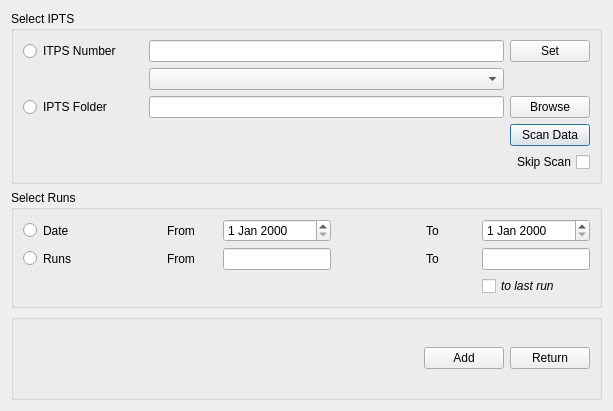
<?xml version="1.0" encoding="UTF-8"?>
<ui version="4.0">
 <class>Dialog</class>
 <widget class="QDialog" name="Dialog">
  <property name="windowModality">
   <enum>Qt::ApplicationModal</enum>
  </property>
  <property name="geometry">
   <rect>
    <x>0</x>
    <y>0</y>
    <width>613</width>
    <height>411</height>
   </rect>
  </property>
  <property name="windowTitle">
   <string>Dialog</string>
  </property>
  <property name="modal">
   <bool>true</bool>
  </property>
  <layout class="QGridLayout" name="gridLayout_3">
   <item row="0" column="0">
    <widget class="QGroupBox" name="groupBox">
     <property name="title">
      <string>Select IPTS</string>
     </property>
     <layout class="QVBoxLayout" name="verticalLayout">
      <item>
       <layout class="QGridLayout" name="gridLayout_4">
        <item row="3" column="3">
         <widget class="QPushButton" name="pushButton_iptsInfo">
          <property name="text">
           <string>Scan Data</string>
          </property>
         </widget>
        </item>
        <item row="0" column="1">
         <widget class="QLineEdit" name="lineEdit_iptsNumber"/>
        </item>
        <item row="0" column="0">
         <widget class="QRadioButton" name="radioButton_useNumber">
          <property name="sizePolicy">
           <sizepolicy hsizetype="Fixed" vsizetype="Fixed">
            <horstretch>0</horstretch>
            <verstretch>0</verstretch>
           </sizepolicy>
          </property>
          <property name="minimumSize">
           <size>
            <width>120</width>
            <height>0</height>
           </size>
          </property>
          <property name="maximumSize">
           <size>
            <width>120</width>
            <height>16777215</height>
           </size>
          </property>
          <property name="text">
           <string>ITPS Number</string>
          </property>
         </widget>
        </item>
        <item row="2" column="3">
         <widget class="QPushButton" name="pushButton_browse">
          <property name="text">
           <string>Browse</string>
          </property>
         </widget>
        </item>
        <item row="2" column="1">
         <widget class="QLineEdit" name="lineEdit_iptsDir"/>
        </item>
        <item row="0" column="3">
         <widget class="QPushButton" name="pushButton_verify">
          <property name="text">
           <string>Set</string>
          </property>
         </widget>
        </item>
        <item row="2" column="0">
         <widget class="QRadioButton" name="radioButton_useDir">
          <property name="sizePolicy">
           <sizepolicy hsizetype="Fixed" vsizetype="Fixed">
            <horstretch>0</horstretch>
            <verstretch>0</verstretch>
           </sizepolicy>
          </property>
          <property name="minimumSize">
           <size>
            <width>120</width>
            <height>0</height>
           </size>
          </property>
          <property name="maximumSize">
           <size>
            <width>120</width>
            <height>16777215</height>
           </size>
          </property>
          <property name="text">
           <string>IPTS Folder</string>
          </property>
         </widget>
        </item>
        <item row="4" column="3">
         <widget class="QCheckBox" name="checkBox_skipScan">
          <property name="layoutDirection">
           <enum>Qt::RightToLeft</enum>
          </property>
          <property name="text">
           <string>Skip Scan</string>
          </property>
         </widget>
        </item>
        <item row="3" column="1">
         <widget class="QLabel" name="label_loadingStatus">
          <property name="text">
           <string/>
          </property>
         </widget>
        </item>
        <item row="1" column="1">
         <widget class="QComboBox" name="comboBox_existingIPTS"/>
        </item>
       </layout>
      </item>
     </layout>
    </widget>
   </item>
   <item row="2" column="0">
    <widget class="QGroupBox" name="groupBox_2">
     <property name="title">
      <string>Select Runs</string>
     </property>
     <layout class="QGridLayout" name="gridLayout_2">
      <item row="0" column="0">
       <layout class="QGridLayout" name="gridLayout">
        <item row="0" column="4">
         <widget class="QDateEdit" name="dateEdit_begin"/>
        </item>
        <item row="1" column="2">
         <spacer name="horizontalSpacer_3">
          <property name="orientation">
           <enum>Qt::Horizontal</enum>
          </property>
          <property name="sizeHint" stdset="0">
           <size>
            <width>40</width>
            <height>20</height>
           </size>
          </property>
         </spacer>
        </item>
        <item row="0" column="0">
         <widget class="QRadioButton" name="radioButton_filterByDate">
          <property name="text">
           <string/>
          </property>
         </widget>
        </item>
        <item row="0" column="7">
         <widget class="QDateEdit" name="dateEdit_end"/>
        </item>
        <item row="1" column="0">
         <widget class="QRadioButton" name="radioButton_filterByRun">
          <property name="text">
           <string/>
          </property>
         </widget>
        </item>
        <item row="0" column="2">
         <spacer name="horizontalSpacer_2">
          <property name="orientation">
           <enum>Qt::Horizontal</enum>
          </property>
          <property name="sizeHint" stdset="0">
           <size>
            <width>40</width>
            <height>20</height>
           </size>
          </property>
         </spacer>
        </item>
        <item row="1" column="3">
         <widget class="QLabel" name="label_5">
          <property name="sizePolicy">
           <sizepolicy hsizetype="Fixed" vsizetype="Preferred">
            <horstretch>0</horstretch>
            <verstretch>0</verstretch>
           </sizepolicy>
          </property>
          <property name="minimumSize">
           <size>
            <width>50</width>
            <height>0</height>
           </size>
          </property>
          <property name="maximumSize">
           <size>
            <width>50</width>
            <height>16777215</height>
           </size>
          </property>
          <property name="text">
           <string>From</string>
          </property>
         </widget>
        </item>
        <item row="1" column="1">
         <widget class="QLabel" name="label_4">
          <property name="text">
           <string>Runs</string>
          </property>
         </widget>
        </item>
        <item row="0" column="6">
         <widget class="QLabel" name="label_2">
          <property name="sizePolicy">
           <sizepolicy hsizetype="Fixed" vsizetype="Preferred">
            <horstretch>0</horstretch>
            <verstretch>0</verstretch>
           </sizepolicy>
          </property>
          <property name="minimumSize">
           <size>
            <width>50</width>
            <height>0</height>
           </size>
          </property>
          <property name="maximumSize">
           <size>
            <width>50</width>
            <height>16777215</height>
           </size>
          </property>
          <property name="text">
           <string>To</string>
          </property>
         </widget>
        </item>
        <item row="0" column="3">
         <widget class="QLabel" name="label">
          <property name="sizePolicy">
           <sizepolicy hsizetype="Fixed" vsizetype="Preferred">
            <horstretch>0</horstretch>
            <verstretch>0</verstretch>
           </sizepolicy>
          </property>
          <property name="minimumSize">
           <size>
            <width>50</width>
            <height>0</height>
           </size>
          </property>
          <property name="maximumSize">
           <size>
            <width>50</width>
            <height>16777215</height>
           </size>
          </property>
          <property name="text">
           <string>From</string>
          </property>
         </widget>
        </item>
        <item row="0" column="5">
         <spacer name="horizontalSpacer_4">
          <property name="orientation">
           <enum>Qt::Horizontal</enum>
          </property>
          <property name="sizeHint" stdset="0">
           <size>
            <width>40</width>
            <height>20</height>
           </size>
          </property>
         </spacer>
        </item>
        <item row="1" column="6">
         <widget class="QLabel" name="label_6">
          <property name="sizePolicy">
           <sizepolicy hsizetype="Fixed" vsizetype="Preferred">
            <horstretch>0</horstretch>
            <verstretch>0</verstretch>
           </sizepolicy>
          </property>
          <property name="minimumSize">
           <size>
            <width>50</width>
            <height>0</height>
           </size>
          </property>
          <property name="maximumSize">
           <size>
            <width>50</width>
            <height>16777215</height>
           </size>
          </property>
          <property name="text">
           <string>To</string>
          </property>
         </widget>
        </item>
        <item row="1" column="4">
         <widget class="QLineEdit" name="lineEdit_begin">
          <property name="toolTip">
           <string>&lt;html&gt;&lt;head/&gt;&lt;body&gt;&lt;p&gt;If left empty, then the beginning run number will be the first run in the IPTS data directory.&lt;/p&gt;&lt;/body&gt;&lt;/html&gt;</string>
          </property>
         </widget>
        </item>
        <item row="1" column="7">
         <widget class="QLineEdit" name="lineEdit_end">
          <property name="toolTip">
           <string>&lt;html&gt;&lt;head/&gt;&lt;body&gt;&lt;p&gt;There are two cases if this value is left bank.&lt;/p&gt;&lt;p&gt;1. If checkbox 'to last run' is checked, then end of run numbers to add is the last run in the IPTS directory;&lt;/p&gt;&lt;p&gt;&lt;br/&gt;&lt;/p&gt;&lt;p&gt;2. Otherwise, only 1 run (the beginning one) is added.&lt;/p&gt;&lt;/body&gt;&lt;/html&gt;</string>
          </property>
         </widget>
        </item>
        <item row="1" column="5">
         <spacer name="horizontalSpacer_5">
          <property name="orientation">
           <enum>Qt::Horizontal</enum>
          </property>
          <property name="sizeHint" stdset="0">
           <size>
            <width>40</width>
            <height>20</height>
           </size>
          </property>
         </spacer>
        </item>
        <item row="0" column="1">
         <widget class="QLabel" name="label_3">
          <property name="text">
           <string>Date</string>
          </property>
         </widget>
        </item>
        <item row="2" column="7">
         <widget class="QCheckBox" name="checkBox_toLastRun">
          <property name="font">
           <font>
            <italic>true</italic>
           </font>
          </property>
          <property name="toolTip">
           <string>&lt;html&gt;&lt;head/&gt;&lt;body&gt;&lt;p&gt;If checked, then the last run to add will be the last run in this IPTS&lt;/p&gt;&lt;/body&gt;&lt;/html&gt;</string>
          </property>
          <property name="text">
           <string>to last run</string>
          </property>
         </widget>
        </item>
       </layout>
      </item>
     </layout>
    </widget>
   </item>
   <item row="3" column="0">
    <widget class="QGroupBox" name="groupBox_4">
     <property name="title">
      <string/>
     </property>
     <layout class="QHBoxLayout" name="horizontalLayout_6">
      <item>
       <spacer name="horizontalSpacer_7">
        <property name="orientation">
         <enum>Qt::Horizontal</enum>
        </property>
        <property name="sizeHint" stdset="0">
         <size>
          <width>40</width>
          <height>20</height>
         </size>
        </property>
       </spacer>
      </item>
      <item>
       <widget class="QPushButton" name="pushButton_AddRuns">
        <property name="text">
         <string>Add</string>
        </property>
       </widget>
      </item>
      <item>
       <widget class="QPushButton" name="pushButton_return">
        <property name="text">
         <string>Return</string>
        </property>
       </widget>
      </item>
     </layout>
    </widget>
   </item>
  </layout>
 </widget>
 <resources/>
 <connections/>
</ui>
